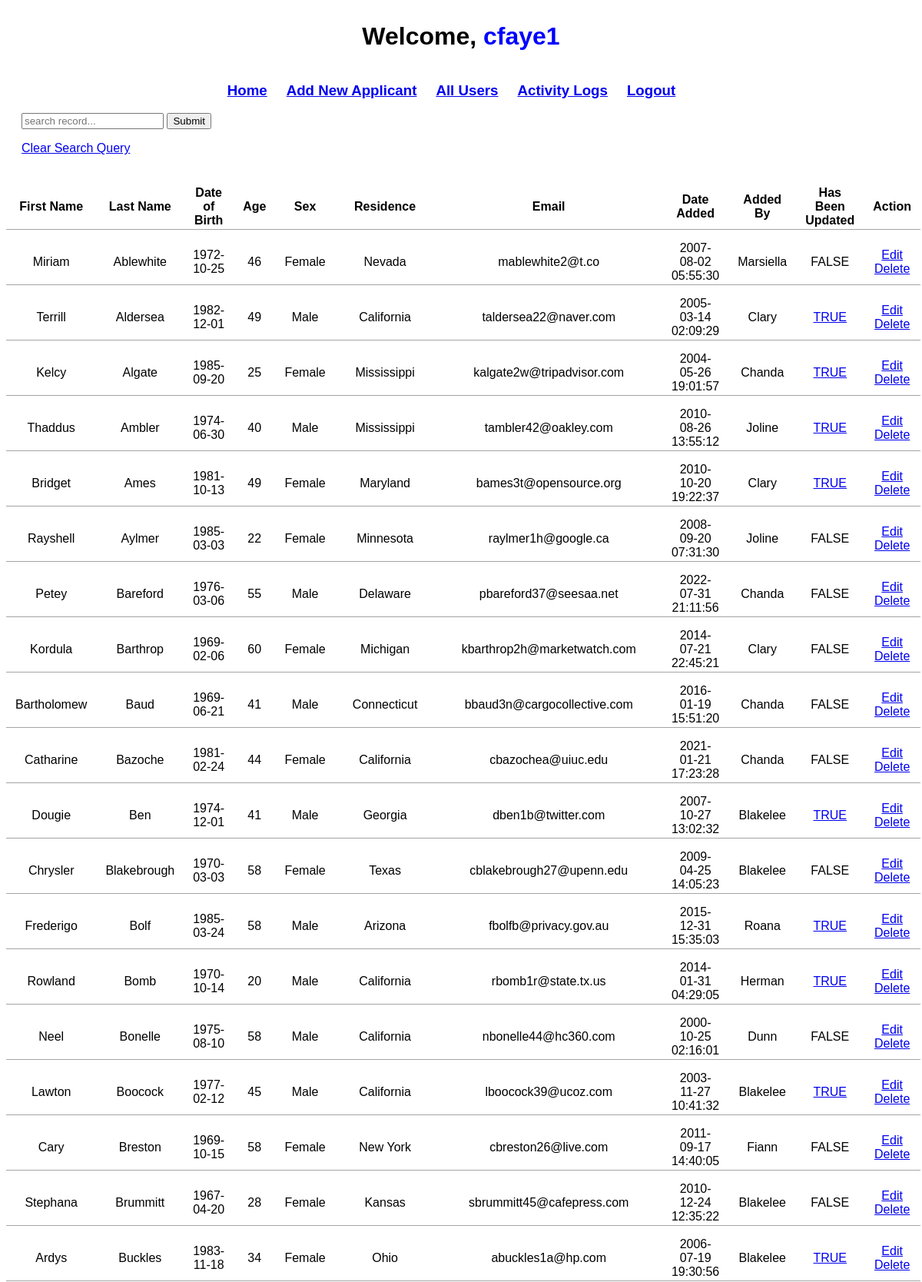
The app's page /index.php (signed in, upper part) with its own data.
### tables this page shows
CREATE TABLE applicants (
    id INT AUTO_INCREMENT PRIMARY KEY,
    first_Name VARCHAR(255),
    last_Name VARCHAR(255),
    dob DATE,
    age VARCHAR(255),
    sex VARCHAR(255),
    residence VARCHAR(255),
    email VARCHAR(255),
    date_Added TIMESTAMP DEFAULT CURRENT_TIMESTAMP,
    added_By VARCHAR(255),
	has_Been_Updated VARCHAR(5)
);

### core/functions.php (called while the page is built, shortened)
<?php
    function getAll_Records($pdo) {
        $sql = "SELECT * FROM applicants ORDER BY last_Name ASC";
        $query = $pdo->prepare($sql);
        $executeQuery = $query->execute();
        if ($executeQuery) {
            return $query->fetchAll();
        }
    }
?>

### index.php (the view, shortened to what this page needs)
<?php
    require_once 'core/dbConfig.php';
    require_once 'core/functions.php';
?>
<!DOCTYPE html>
<html lang="en">
    <head>
        <link rel="stylesheet" href="css/styles.css">
    </head>
    <body>
        <?php include 'navbar.php'; ?>
        <form class="below_Navbar" action="<?= htmlspecialchars($_SERVER['PHP_SELF']); ?>" method="GET">
            <input type="text" name="inp_Search" placeholder="search record...">
            <input type="submit" name="btn_Search">
            <p><a href="index.php">Clear Search Query</a></p>
        </form>
        <table>
            <tr>
                <th>First Name</th>
                <th>Last Name</th>
                <th>Date of Birth</th>
                <th>Age</th>
                <th>Sex</th>
                <th>Residence</th>
                <th>Email</th>
                <th>Date Added</th>
                <th>Added By</th>
                <th>Has Been Updated</th>
                <th>Action</th>
            </tr>
            <?php if (!isset($_GET['btn_Search'])) { ?>
                <?php $getAllRecords = getAll_Records($pdo); ?>
                <?php foreach ($getAllRecords as $row) { ?>
                    <tr>
                        <td><?= $row['first_Name'] ?></td>
                        <td><?= $row['last_Name'] ?></td>
                        <td><?= $row['dob'] ?></td>
                        <td><?= $row['age'] ?></td>
                        <td><?= $row['sex'] ?></td>
                        <td><?= $row['residence'] ?></td>
                        <td><?= $row['email'] ?></td>
                        <td><?= $row['date_Added'] ?></td>
                        <td><?= $row['added_By'] ?></td>
                        <td>
                            <?php if ($row['has_Been_Updated'] == 'TRUE') { ?>
                                <a href="activity_Logs.php?id=<?= $row['id'] ?>"><?= 'TRUE' ?></a>
                            <?php } else { ?>
                                <?= 'FALSE' ?><?php } ?>
                        </td>
                        <td>
                            <a href="edit.php?id=<?= $row['id'] ?>">Edit</a>
                            <a href="delete.php?id=<?= $row['id'] ?>">Delete</a>
                        </td>
                    </tr>
                <?php } ?>
            <?php } ?>
        </table>
    </body>
</html>

### css/styles.css (style rules this page uses)
body { font-family: Verdana, Geneva, Tahoma, sans-serif; }
table { margin-top: 25px; border-collapse: collapse; width: 100%; }
th, td { padding: 15px 12px 2px 12px; text-align: center; border-bottom: 1px solid #a4a4a4; }
.below_Navbar { padding-left: 20px; }

### records on screen
applicants: first_Name "Miriam", last_Name "Ablewhite", dob "1972-10-25", age "46", sex "Female", residence "Nevada", email "mablewhite2@t.co", date_Added "2007-08-02 05:55:30", added_By "Marsiella", has_Been_Updated "FALSE"
applicants: first_Name "Terrill", last_Name "Aldersea", dob "1982-12-01", age "49", sex "Male", residence "California", email "taldersea22@naver.com", date_Added "2005-03-14 02:09:29", added_By "Clary"
applicants: first_Name "Kelcy", last_Name "Algate", dob "1985-09-20", age "25", sex "Female", residence "Mississippi", email "kalgate2w@tripadvisor.com", date_Added "2004-05-26 19:01:57", added_By "Chanda"
applicants: first_Name "Thaddus", last_Name "Ambler", dob "1974-06-30", age "40", sex "Male", residence "Mississippi", email "tambler42@oakley.com", date_Added "2010-08-26 13:55:12", added_By "Joline"
applicants: first_Name "Bridget", last_Name "Ames", dob "1981-10-13", age "49", sex "Female", residence "Maryland", email "bames3t@opensource.org", date_Added "2010-10-20 19:22:37", added_By "Clary"
applicants: first_Name "Rayshell", last_Name "Aylmer", dob "1985-03-03", age "22", sex "Female", residence "Minnesota", email "raylmer1h@google.ca", date_Added "2008-09-20 07:31:30", added_By "Joline", has_Been_Updated "FALSE"
applicants: first_Name "Petey", last_Name "Bareford", dob "1976-03-06", age "55", sex "Male", residence "Delaware", email "pbareford37@seesaa.net", date_Added "2022-07-31 21:11:56", added_By "Chanda", has_Been_Updated "FALSE"
applicants: first_Name "Kordula", last_Name "Barthrop", dob "1969-02-06", age "60", sex "Female", residence "Michigan", email "kbarthrop2h@marketwatch.com", date_Added "2014-07-21 22:45:21", added_By "Clary", has_Been_Updated "FALSE"
applicants: first_Name "Bartholomew", last_Name "Baud", dob "1969-06-21", age "41", sex "Male", residence "Connecticut", email "bbaud3n@cargocollective.com", date_Added "2016-01-19 15:51:20", added_By "Chanda", has_Been_Updated "FALSE"
applicants: first_Name "Catharine", last_Name "Bazoche", dob "1981-02-24", age "44", sex "Female", residence "California", email "cbazochea@uiuc.edu", date_Added "2021-01-21 17:23:28", added_By "Chanda", has_Been_Updated "FALSE"
applicants: first_Name "Dougie", last_Name "Ben", dob "1974-12-01", age "41", sex "Male", residence "Georgia", email "dben1b@twitter.com", date_Added "2007-10-27 13:02:32", added_By "Blakelee"
applicants: first_Name "Chrysler", last_Name "Blakebrough", dob "1970-03-03", age "58", sex "Female", residence "Texas", email "cblakebrough27@upenn.edu", date_Added "2009-04-25 14:05:23", added_By "Blakelee", has_Been_Updated "FALSE"
applicants: first_Name "Frederigo", last_Name "Bolf", dob "1985-03-24", age "58", sex "Male", residence "Arizona", email "fbolfb@privacy.gov.au", date_Added "2015-12-31 15:35:03", added_By "Roana"
applicants: first_Name "Rowland", last_Name "Bomb", dob "1970-10-14", age "20", sex "Male", residence "California", email "rbomb1r@state.tx.us", date_Added "2014-01-31 04:29:05", added_By "Herman"
applicants: first_Name "Neel", last_Name "Bonelle", dob "1975-08-10", age "58", sex "Male", residence "California", email "nbonelle44@hc360.com", date_Added "2000-10-25 02:16:01", added_By "Dunn", has_Been_Updated "FALSE"
applicants: first_Name "Lawton", last_Name "Boocock", dob "1977-02-12", age "45", sex "Male", residence "California", email "lboocock39@ucoz.com", date_Added "2003-11-27 10:41:32", added_By "Blakelee"
applicants: first_Name "Cary", last_Name "Breston", dob "1969-10-15", age "58", sex "Female", residence "New York", email "cbreston26@live.com", date_Added "2011-09-17 14:40:05", added_By "Fiann", has_Been_Updated "FALSE"
applicants: first_Name "Stephana", last_Name "Brummitt", dob "1967-04-20", age "28", sex "Female", residence "Kansas", email "sbrummitt45@cafepress.com", date_Added "2010-12-24 12:35:22", added_By "Blakelee", has_Been_Updated "FALSE"
applicants: first_Name "Ardys", last_Name "Buckles", dob "1983-11-18", age "34", sex "Female", residence "Ohio", email "abuckles1a@hp.com", date_Added "2006-07-19 19:30:56", added_By "Blakelee"

### other values on screen
$_SESSION['username'] "cfaye1"
